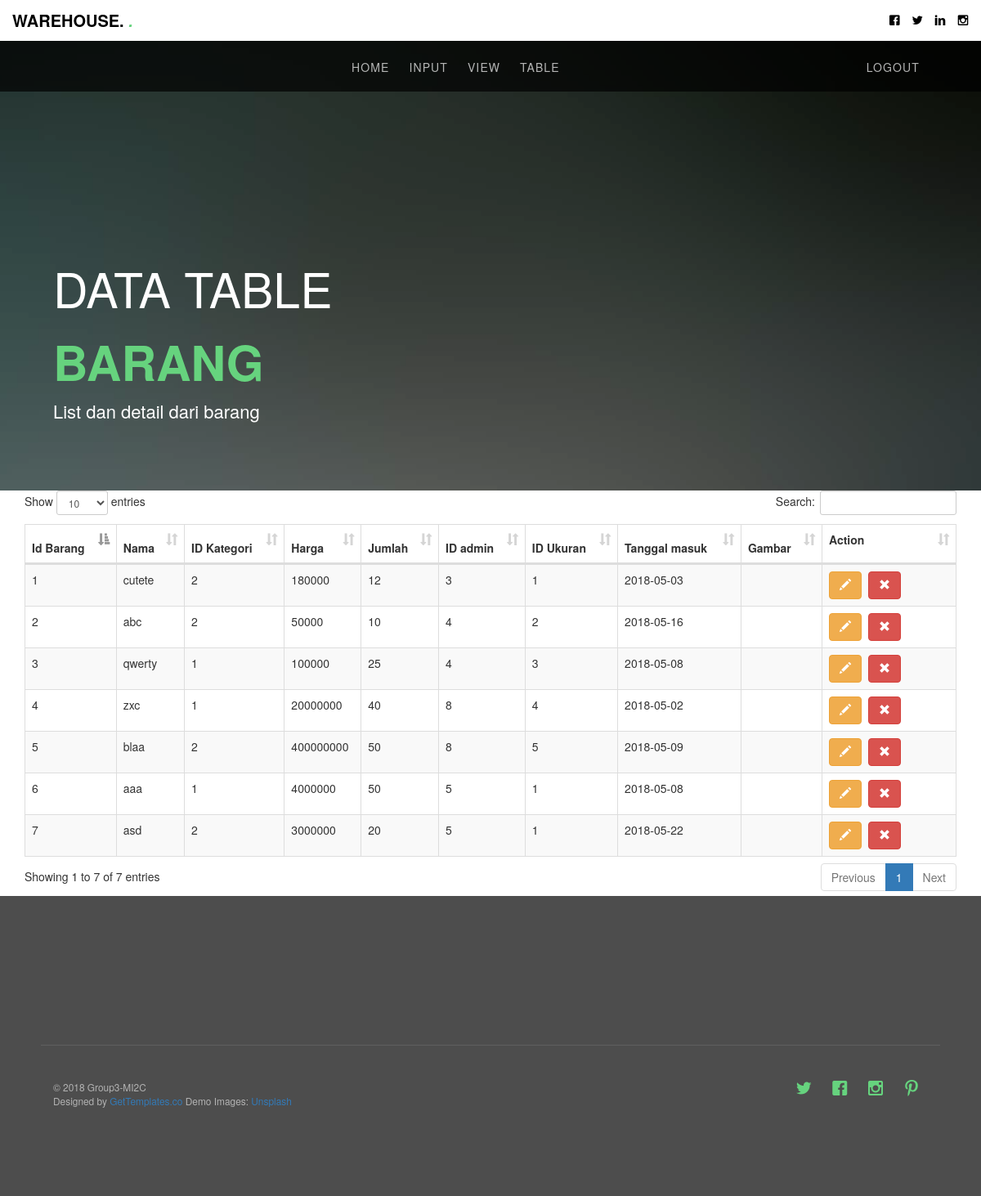
Page /index.php/tabelbarang on the committed database.
### tables this page shows
CREATE TABLE `barang` (
  `id_barang` int(11) NOT NULL,
  `nama` varchar(25) NOT NULL,
  `id_kategori` int(11) NOT NULL,
  `harga` varchar(25) NOT NULL,
  `jumlah` varchar(10) NOT NULL,
  `id_admin` int(11) NOT NULL,
  `id_ukuran` int(11) NOT NULL,
  `tgl_masuk` date NOT NULL,
  `Gambar` varchar(200) NOT NULL
);

CREATE TABLE `kategori` (
  `id_kategori` int(11) NOT NULL,
  `nama_kategori` varchar(50) NOT NULL
);

### application/controllers/Tabelbarang.php (called while the page is built, shortened)
<?php
class Tabelbarang extends CI_Controller {
	 public function __construct()
	 	{
			$this->load->helper('url');
	 		$this->load->model('Barang_model');
	 	}
	public function index()
	{
		$data['barang']=$this->Barang_model->get_all_barang();
		$this->load->view('admin/tabelbarang',$data);
	}
}

### index.php (called while the page is built, shortened)
<?php
require_once BASEPATH.'core/CodeIgniter.php';

### application/models/Barang_model.php (called while the page is built, shortened)
<?php
class Barang_model extends CI_Model
{
	public function get_all_barang($limit = FALSE, $offset = FALSE)
	{
        $this->db->order_by('barang.tgl_masuk', 'DESC');
        $this->db->join('kategori', 'kategori.id_kategori = barang.id_kategori');
		$this->db->from('barang');
		$query=$this->db->get();
		return $query->result();
	}
}

### application/views/admin/tabelbarang.php (the view, shortened to what this page needs)
<!DOCTYPE html>
<html>
<header id="gtco-header" class="gtco-cover gtco-cover-sm" role="banner" style="background-image: url(http://localhost:8080/ci3-gudang/assets/images/img_bg_3.jpg)" data-stellar-background-ratio="0.5">
    <div class="overlay"></div>
    <div class="gtco-container">
      <div class="row row-mt-15em">
        <div class="col-md-7 mt-text text-left animate-box" data-animate-effect="fadeInUp">
          <h1>DATA TABLE <strong>BARANG</strong></h1>
          <h2>List dan detail dari barang</h2>
        </div>
      </div>
    </div>
  </header>
    <head>
    <link href="<?php echo base_url('assests/bootstrap/css/bootstrap.min.css')?>" rel="stylesheet">
    <link href="<?php echo base_url('assests/datatables/css/dataTables.bootstrap.css')?>" rel="stylesheet">
  </head>
  <body>
  <div class="container">
    <br />
    <br />
    <br />
    <table id="table_id" class="table table-striped table-bordered" cellspacing="0" width="100%">
      <thead>
        <tr>
         <th>Id Barang</th>
          <th>Nama</th>
          <th>ID Kategori</th>
          <th>Harga</th>
          <th>Jumlah</th>
          <th>ID admin</th>
          <th>ID Ukuran</th>
          <th>Tanggal masuk</th>
          <th>Gambar</th>
          <th style="width:125px;">Action
          </p></th>
        </tr>
      </thead>
      <tbody>
        <?php foreach($barang as $tabelbarang){?>
             <tr>
                 <td><?php echo $tabelbarang->id_barang;?></td>
                 <td><?php echo $tabelbarang->nama;?></td>
                 <td><?php echo $tabelbarang->id_kategori;?></td>
                 <td><?php echo $tabelbarang->harga;?></td>
                 <td><?php echo $tabelbarang->jumlah;?></td>
                 <td><?php echo $tabelbarang->id_admin;?></td>
                 <td><?php echo $tabelbarang->id_ukuran;?></td>
                 <td><?php echo $tabelbarang->tgl_masuk;?></td>
                  <td><?php echo $tabelbarang->Gambar;?></td>
                <td>
                  <button class="btn btn-warning" onclick="edit_tabelbarang(<?php echo $tabelbarang->id_barang;?>)"><i class="glyphicon glyphicon-pencil"></i></button>
                  <button class="btn btn-danger" onclick="delete_tabelbarang(<?php echo $tabelbarang->id_barang;?>)"><i class="glyphicon glyphicon-remove"></i></button>
                </td>
              </tr>
             <?php }?>
      </tbody>
    </table>
  </div>
  </body>
</html>

### assets/css/style.css (style rules this page uses)
body { font-family: "Open Sans", Arial, sans-serif; font-weight: 400; font-size: 16px; line-height: 1.7; color: #777; background: #fff; }
h1, h2, h3, h4, h5, h6, figure { color: #000; font-family: "Open Sans", Arial, sans-serif; font-weight: 400; margin: 0 0 20px 0; }
.gtco-container { max-width: 1100px; position: relative; margin: 0 auto; padding-left: 15px; padding-right: 15px; }
#gtco-header { position: absolute; top: 0; background: #4d4d4d; }
#gtco-header .overlay { position: absolute; top: 0; left: 0; right: 0; bottom: 0; background: rgba(0, 0, 0, 0.4); -webkit-transition: 0.5s; -o-transition: 0.5s; transition: 0.5s; }
#gtco-header .mt-text { margin-top: 7em; margin-bottom: 3em; }
#gtco-header h1, #gtco-header h2 { margin: 0; padding: 0; color: white; }
#gtco-header h1 { margin-bottom: 0px; font-size: 59px; line-height: 1.5; font-weight: 300; text-transform: uppercase !important; }
#gtco-header h1 strong { font-weight: 700; color: #66D37E; }
#gtco-header h2 { font-weight: 300; font-size: 22px; line-height: 1.5; margin-bottom: 30px; }
#gtco-header, #gtco-counter, .gtco-bg { background-size: cover; background-position: top center; background-repeat: no-repeat; position: relative; }
.gtco-cover { height: 900px; background-size: cover; background-position: center center; background-repeat: no-repeat; position: relative; float: left; width: 100%; }
.gtco-cover .overlay { z-index: 1; position: absolute; bottom: 0; top: 0; left: 0; right: 0; background: rgba(0, 0, 0, 0.5); }
.gtco-cover > .gtco-container { position: relative; z-index: 10; }
.gtco-cover.gtco-cover-sm { height: 600px; }
.btn { margin-right: 4px; margin-bottom: 4px; font-family: "Open Sans", Arial, sans-serif; font-size: 16px; font-weight: 400; -webkit-border-radius: 4px; -moz-border-radius: 4px; -ms-border-radius: 4px; border-radius: 4px; -webkit-transition: 0.5s; -o-transition: 0.5s; transition: 0.5s; padding: 8px 30px; }
.btn-warning { background: #f0ad4e; color: #fff; border: 2px solid #f0ad4e; }
.btn-danger { background: #d9534f; color: #fff; border: 2px solid #d9534f; }
.row-mt-15em { margin-top: 15em; }
.js .animate-box { opacity: 0; }

### rows in the picture
barang: id_barang "7", nama "asd", id_kategori.id_kategori "2", harga "3000000", jumlah "20", id_admin "5", id_ukuran "1", tgl_masuk "2018-05-22"
barang: id_barang "2", nama "abc", id_kategori.id_kategori "2", harga "50000", jumlah "10", id_admin "4", id_ukuran "2", tgl_masuk "2018-05-16"
barang: id_barang "5", nama "blaa", id_kategori.id_kategori "2", harga "400000000", jumlah "50", id_admin "8", id_ukuran "5", tgl_masuk "2018-05-09"
barang: id_barang "3", nama "qwerty", id_kategori.id_kategori "1", harga "100000", jumlah "25", id_admin "4", id_ukuran "3", tgl_masuk "2018-05-08"
barang: id_barang "6", nama "aaa", id_kategori.id_kategori "1", harga "4000000", jumlah "50", id_admin "5", id_ukuran "1", tgl_masuk "2018-05-08"
barang: id_barang "1", nama "cutete", id_kategori.id_kategori "2", harga "180000", jumlah "12", id_admin "3", id_ukuran "1", tgl_masuk "2018-05-03"
barang: id_barang "4", nama "zxc", id_kategori.id_kategori "1", harga "20000000", jumlah "40", id_admin "8", id_ukuran "4", tgl_masuk "2018-05-02"
